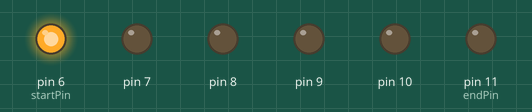
Recording of a sketch running on a simulated Arduino Uno, built with avr-gcc and run on an emulated ATmega328P. On the bench: output pins drawn as LEDs (lit = HIGH).

Above: at 0.1 s.
At 0.7 s:
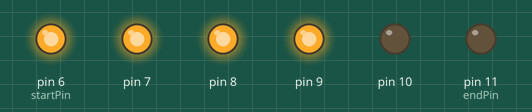
At 1.3 s:
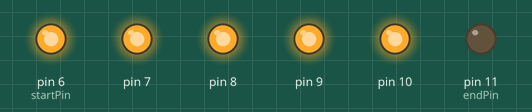
At 2.7 s:
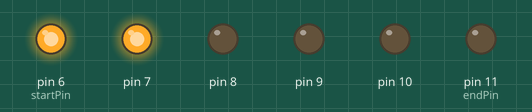
At 3.5 s:
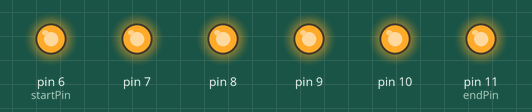
At 5.3 s:
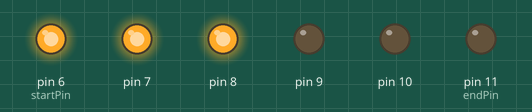
Timing chart, 0 to 5.6 s (numbered marks = the images above):
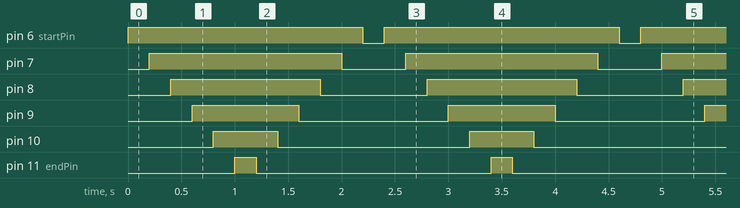

Measured:
- by itself, pin 6 (startPin): alternates HIGH for 2.2 s and LOW for 0.20 s
- by itself, pin 7: alternates HIGH for 1.8 s and LOW for 0.60 s
- by itself, pin 8: alternates HIGH for 1.4 s and LOW for 1.0 s
- by itself, pin 9: alternates HIGH for 1.0 s and LOW for 1.4 s
- by itself, pin 10: alternates HIGH for 0.60 s and LOW for 1.8 s
- by itself, pin 11 (endPin): alternates HIGH for 0.20 s and LOW for 2.2 s

The sketch:

leds_inv.ino
```cpp
int startPin = 6;
int endPin = 11;

void style_1(){
    for (int i = startPin; i <= endPin; ++i){
        digitalWrite(i, HIGH);
        delay(200);
    }
    for (int i = endPin; i >= startPin; --i){
        digitalWrite(i, LOW);
        delay(200);
    }
}

void setup(){
    for (int i = startPin; i <= endPin; ++i){
        pinMode(i, OUTPUT);
    }
}

void loop(){
    style_1();
}
```
